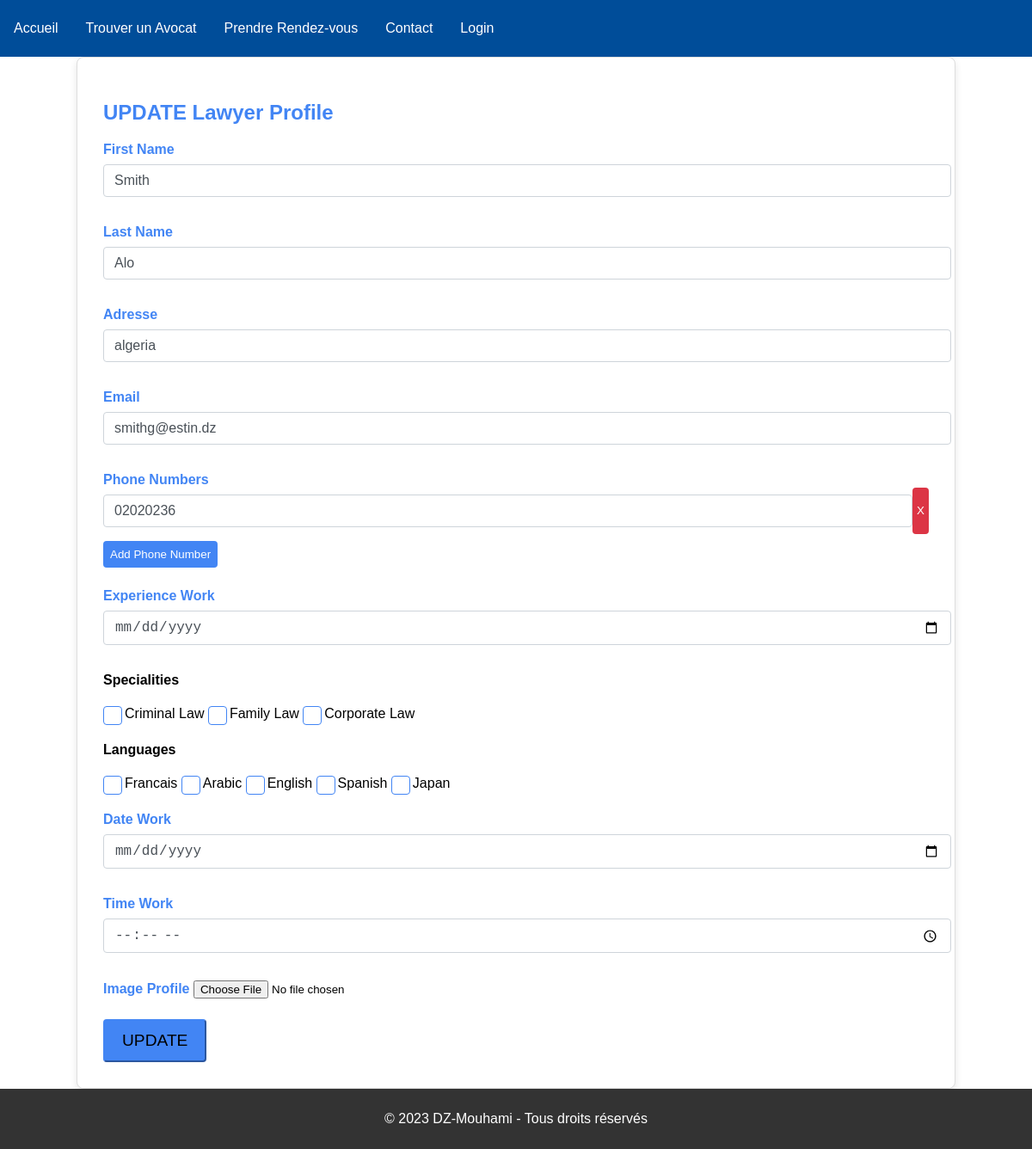
/updateProfile/6/, run on the app's committed database.
### avocat/models.py (models this page shows, shortened)
class Avocat(models.Model):
    user = models.OneToOneField(User, on_delete=models.CASCADE)
    firstName = models.CharField(max_length=100)
    lastName = models.CharField(max_length=100)
    adresse = models.CharField(max_length=255)
    coordonnees = models.ForeignKey(Coordonnees, on_delete=models.CASCADE)
    experienceWork = models.DateField(null=True)
    specialitees = models.ManyToManyField(Specialite, through='AvocatSpecialitePrice', related_name='avocats', blank=True)
    langues = models.ManyToManyField(Langues, blank=True)
    dateWork = models.DateField()
    timeWork = models.TimeField()
    evaluationStar = models.IntegerField(null=True)
    photo = models.ImageField( null=True, blank=True , default='avatar.png')  # Add this line for the photo
    class Meta:
        db_table = 'avocat'

class Coordonnees(models.Model):
    email= models.CharField(max_length=200)
    class Meta:
        db_table = 'coordonnees'

class PhoneNumbers(models.Model):
    phoneNumber = models.CharField(max_length=20)
    coordonnees = models.ForeignKey(Coordonnees,related_name='phonenumbers', on_delete=models.CASCADE)
    class Meta:
        db_table = 'phoneNumbers'

class Specialite(models.Model):
    title = models.CharField(max_length=200)
    description = models.TextField(blank=True, null=True)
    def __str__(self):
        return self.title
    class Meta:
        db_table = 'specialite'

class Langues(models.Model):
    langue = models.CharField(max_length = 100)
    def __str__(self):
        return self.langue
    class Meta:
        db_table = 'langues'

### avocat/views.py (the view, shortened to what this page needs)
# urls.py: path('updateProfile/<str:pk>/',views.updateAvocatProfile,name="updateAvocatProfile"),
def updateAvocatProfile(request, pk):
    avocat_instance = get_object_or_404(Avocat, id=pk)
    langues = Langues.objects.all()
    specialites = Specialite.objects.all()
    context = {
        'action': "UPDATE",
        'avocat_instance': avocat_instance,
        'langues': langues,
        'specialites': specialites,
    }
    return render(request, 'avocat/create_avocat_profile.html', context)

### avocat/templates/avocat/create_avocat_profile.html (shortened to what this page needs)
{% extends 'main.html' %}
{% block content %}
<div class="container mt-5">
    <div class="form-box">
        <h2 class="mb-4">{{ action }} Lawyer Profile</h2>
        <form action="" method="post" enctype="multipart/form-data" >
            <div class="mb-3">
                <label for="firstname" class="form-label">First Name</label>
                <input type="text" name="firstName" id="firstname" value="{{ avocat_instance.firstName }}">
            </div>
            <div class="mb-3">
                <label for="lastname" class="form-label">Last Name</label>
                <input type="text" name="lastName" id="lastname" value="{{ avocat_instance.lastName }}">
            </div>
            <div class="mb-3">
                <label for="adresse" class="form-label">Adresse</label>
                <input type="text" name="adresse" id="adresse" value="{{ avocat_instance.adresse }}">
            </div>
            <div class="mb-3">
                <label for="email" class="form-label">Email</label>
                <input type="email" name="email" id="email" value="{{ avocat_instance.coordonnees.email}}">
            </div>
            <div class="mb-3" id="phoneNumbersContainer">
                <label for="phoneNumber" class="form-label">Phone Numbers</label>
                <div id="phoneNumbersWrapper">
                    {% for phone_number in avocat_instance.coordonnees.phonenumbers.all %}
                        <div class="phone-number-input-wrapper">
                            <input type="tel" name="phoneNumbers[]" class="phone-number-input" value="{{ phone_number.phoneNumber }}" required>
                            <button type="button" class="remove-phone-number" onclick='removePhoneNumber(this)'>X</button>
                        </div>
                    {% endfor %}
                </div>
                <button type="button" id="addPhoneNumber" class="add-phone-number">Add Phone Number</button>
            </div>
            <div class="mb-3">
                <label for="experienceWork" class="form-label">Experience Work</label>
                <input type="date" name="experienceWork" id="experienceWork" value="{{ avocat_instance.experienceWork }}" required>
            </div>
            <div class="mb-3">
                <h4>Specialities</h4>
                {% for sp in specialites %}
                <label class="custom-checkbox">
                    <span class="checkmark"></span>
                    {{ sp }}
                </label>
                {% endfor %}
            </div>
            <div class="mb-3">
                <h4>Languages</h4>
                {% for lan in langues %}
                <label class="custom-checkbox">
                    <span class="checkmark"></span>
                    {{ lan }}
                </label>
                {% endfor %}
            </div>
            <div class="mb-3">
                <label for="dateWork" class="form-label">Date Work</label>
                <input type="date" name="dateWork" id="dateWork" value="{{ avocat_instance.dateWork }}" required>
            </div>
            <div class= "mb-3" >
                <label for="timeWork" class="form-label">Time Work</label>
                <input type="time" name="timeWork" id="timeWork" value="{{ avocat_instance.timeWork }}" required>
            </div>
            <div class="mb-3">
                <label for="photo" class="form-label">Image Profile</label>
                <input type="file" name="photo" id="photo"  >
            </div>
            <button type="submit" class="btn btn-primary">{{ action }}</button>
        </form>
    </div>
</div>
{% endblock content %}

### static/css/style.css (style rules this page uses)
body { font-family: Arial, sans-serif; margin: 0; padding: 0; box-sizing: border-box; height: 15vh; }

### avocat/templates/avocat/create_avocat_profile.html (style rules this page uses)
.container { display: flex; align-items: center; justify-content: center; }
.form-box { background-color: #ffffff; border: 1px solid #dddddd; border-radius: 8px; padding: 30px; box-shadow: 0 4px 8px rgba(0, 0, 0, 0.1); width: 80%; }
.form-label { font-weight: bold; color: #4285f4; margin-bottom: 0.5rem; }
h2 { color: #4285f4; }
.mb-3 { margin-bottom: 1.5rem; }
.btn-primary { background-color: #4285f4; border-color: #4285f4; padding: 12px 20px; font-size: 1.2rem; border-radius: 4px; transition: background-color 0.3s ease; }
input[type="text"], input[type="email"], input[type="tel"], input[type="date"], input[type="time"] { width: 100%; padding: 0.375rem 0.75rem; margin: 0.5rem 0; font-size: 1rem; line-height: 1.5; color: #495057; background-color: #fff; background-clip: padding-box; border: 1px solid #ced4da; border-radius: 0.25rem; transition: border-color 0.15s ease-in-out, box-shadow 0.15s ease-in-out; }
.custom-checkbox { display: inline-block; position: relative; padding-left: 25px; cursor: pointer; font-size: 1rem; }
.checkmark { position: absolute; top: 0; left: 0; height: 20px; width: 20px; background-color: #fff; border: 1px solid #4285f4; border-radius: 4px; }
.phone-number-input-wrapper { display: flex; flex-direction: row; margin-bottom: 8px; }
.phone-number-input { flex: 1; margin-right: 8px; padding: 8px; border: 1px solid #ced4da; border-radius: 4px; }
.remove-phone-number { background-color: #dc3545; color: #fff; border: none; padding: 5px; border-radius: 4px; cursor: pointer; }
.add-phone-number { background-color: #4285f4; color: #fff; border: none; padding: 8px; border-radius: 4px; cursor: pointer; }

### data on the page
Avocat: firstName "Smith", lastName "Alo", adresse "algeria", email "smithg@estin.dz"
PhoneNumbers: phoneNumber "02020236"
Specialite: title "Criminal Law"
Specialite: title "Family Law"
Specialite: title "Corporate Law"
Langues: langue "Francais"
Langues: langue "Arabic"
Langues: langue "English"
Langues: langue "Spanish"
Langues: langue "Japan"

### other printed values
{{ action }} "UPDATE"
